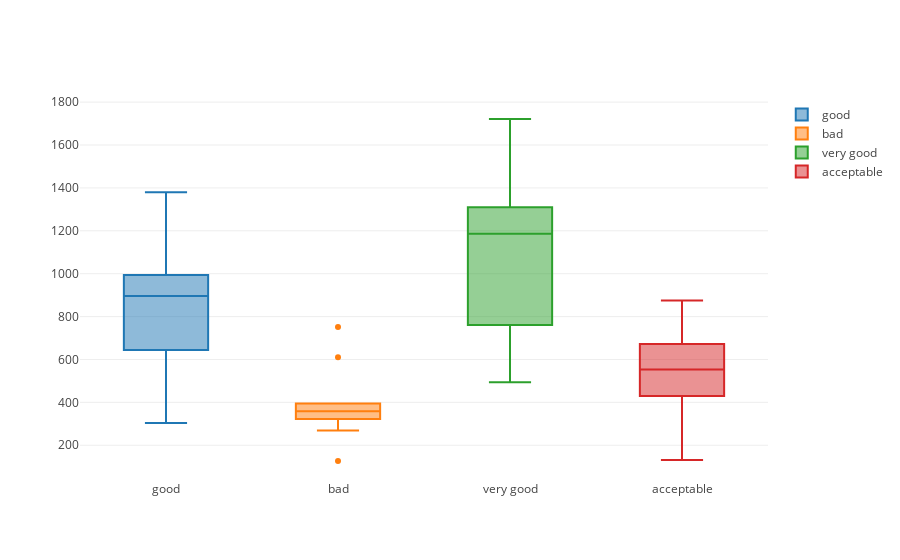

Notebook source saved alongside this figure:
### Code cell
data = []
for condition in df.Technical_condition.unique():
    data.append(
        go.Box(y=df[df.Technical_condition == condition].Price_per_sq_m, name=condition)
    )

iplot(data, show_link = False)

### Figure 1 — Plotly figure (JSON) as saved in the notebook; plotly's stock layout.template omitted (floating-point values rounded to 4 significant figures)
{"data": [{"name": "good", "type": "box", "uid": "14f211c9-4b59-4c86-a6b7-46c10bf1262d", "y": [746.2, 976.2, 385.7, 579.0, 1067.0, 1239.0, 865.0, 328.7, 992.1, 636.4, 1000, 760, 1379.0, 923.1, 304.4, 885.7, 605.3, 925, 900, 891.3, 895.5, 1000, 647.1, 1069.0, 964.2]}, {"name": "bad", "type": "box", "uid": "8bbad302-6647-46c6-b378-078ccd8e1276", "y": [322.9, 367.6, 610.7, 346.7, 751.2, 384.6, 268.6, 348.6, 126.6, 394.3]}, {"name": "very good", "type": "box", "uid": "02ca0057-ccca-4afe-bc4b-c1936b22a5f3", "y": [1000, 1310.0, 1336.0, 1524.0, 1206.0, 1721.0, 500, 1167.0, 700, 760.5, 1100, 493.8, 1295.0, 1300]}, {"name": "acceptable", "type": "box", "uid": "b8286c52-2f2d-46e7-ac71-aa4a23122b84", "y": [590.9, 725.5, 549.8, 416.7, 131.4, 326.6, 815.8, 255.6, 450, 875, 605.3, 553.3, 606.8, 714.3, 433.3, 481.5, 657.9]}], "layout": {}}
